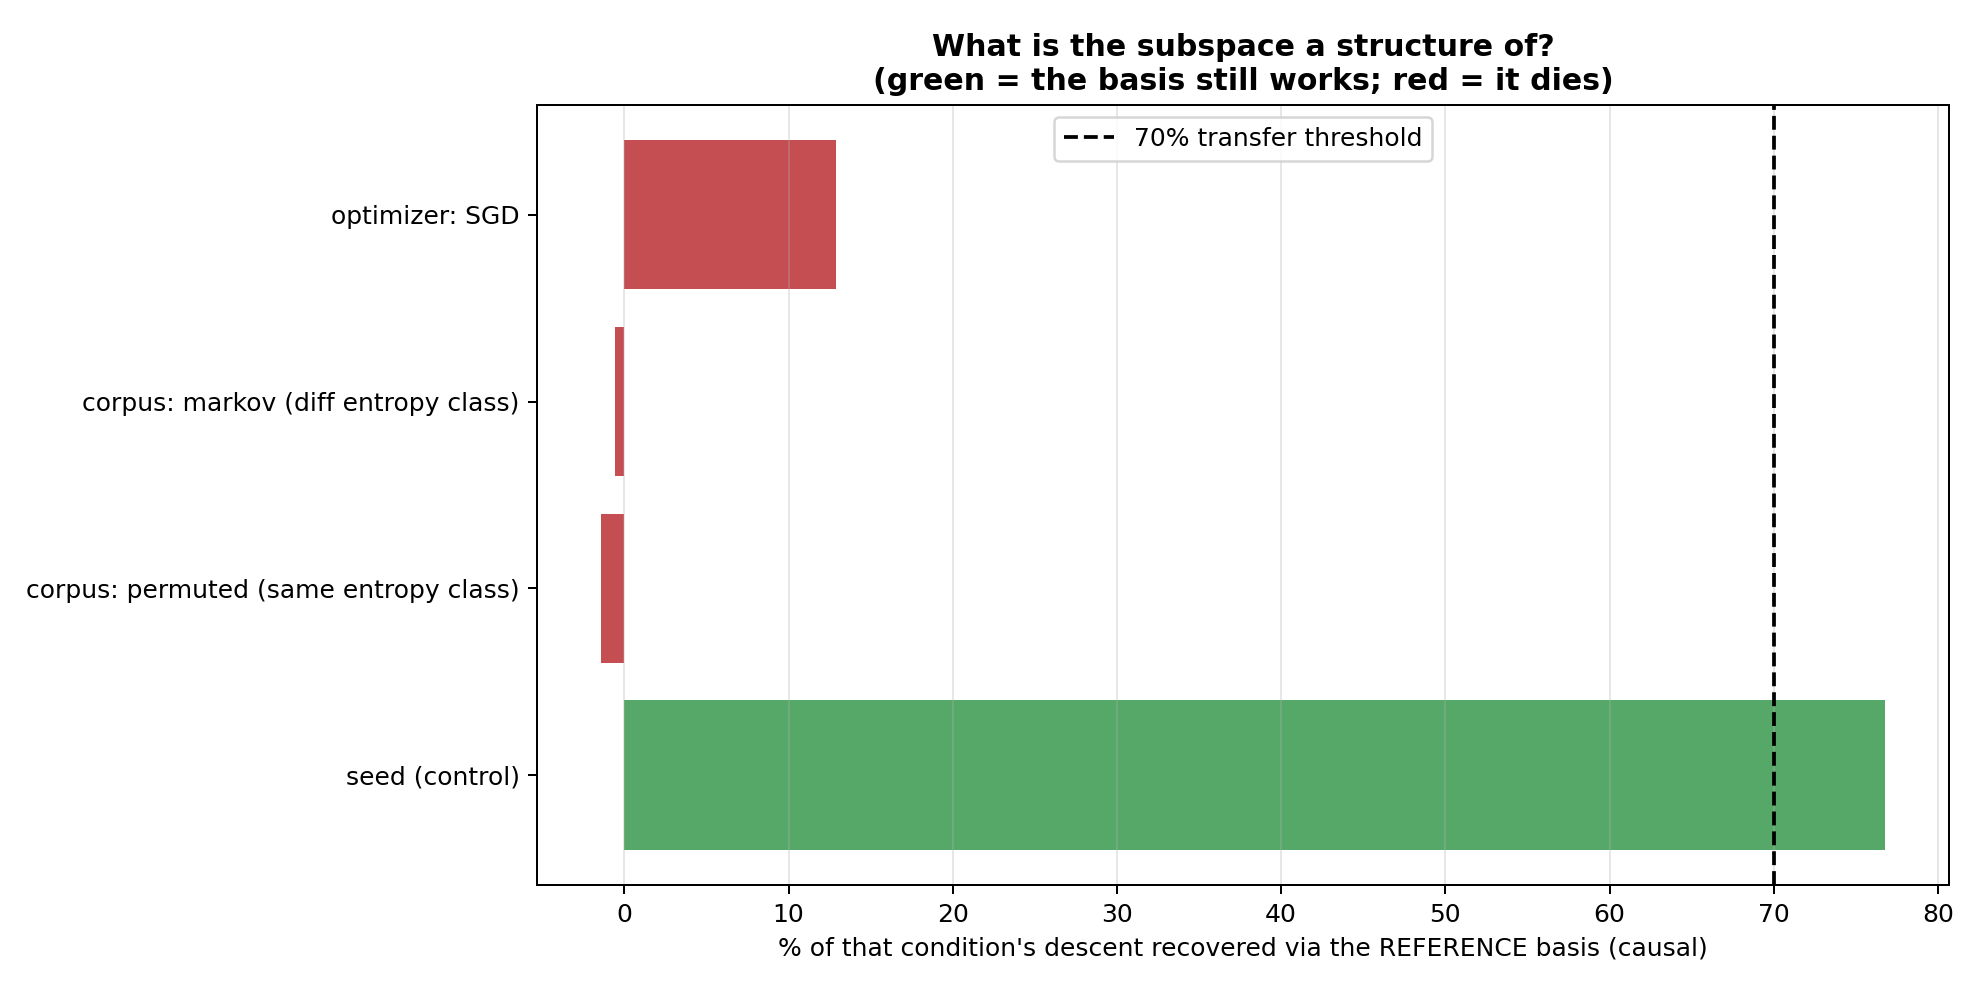

Reproduce this figure in Python.
"""
subspace_invariance.py
======================
WHAT IS THE SUBSPACE A STRUCTURE *OF*?

ESTABLISHED
-----------
A low-dimensional subspace carries the loss-relevant component of the
optimisation trajectory, and it RECURS across independent runs:
    * k=3 recovers 97.6% of a 4.37-nat descent, causally
      (project -> transplant -> measure; never fitted)
    * the k=3 coefficient space is a smooth single bowl whose minimum sits
      at the trajectory's own endpoint
    * TRANSFER: run-1's basis recovers 88% of run-2's descent causally;
      65% of run-2's displacement lies inside run-1's subspace;
      the two runs' endpoint coefficient vectors are cosine +0.984 apart
      (nearly collinear -- same direction, different magnitude)

That is seed-invariance.  It is strong, and it is the reason transfer is the
headline: to fake it, the basis would have to memorise one trajectory AND the
directions would have to recur AND they would have to correspond to real
causal improvement.  All three would have to go wrong together.

WHAT IS *NOT* ESTABLISHED
-------------------------
Why it recurs.  "Structural" is a claim about the CAUSE, and we have not
tested one.  Candidates:
    ARCHITECTURE  -- the subspace is a property of the network
    CORPUS        -- it is set by the data distribution
    OPTIMIZER     -- it is an artefact of Adam's trajectory
    LOSS GEOMETRY -- it is intrinsic to the landscape

THIS SCRIPT DECIDES BETWEEN THEM
--------------------------------
Extract the basis from a REFERENCE run, then test -- causally, always by
transplant -- whether it still recovers the descent when we vary ONE factor
at a time:

    seed      : different random seed, same corpus, same arch   (control;
                already known to transfer at 88%)
    corpus    : SAME entropy class, permuted bigram graph
                (the earlier lambda_cos work found the relaxation SHAPE is
                 invariant within an entropy class -- does the SUBSPACE
                 follow the same law?)
    corpus++  : DIFFERENT entropy class (markov, 3 successors/token)
    arch      : different width (D) -- basis must be re-expressed, so we test
                the WEAKER claim that a fresh basis has the same DIMENSION
                and the same coefficient structure
    optimizer : SGD instead of AdamW, same everything else
                (if the subspace is an Adam artefact, this is where it dies)

READING THE RESULT
------------------
    transfers across seed + corpus + optimizer  -> ARCHITECTURAL / intrinsic.
        "Structural" is earned, and we know what of.
    transfers across seed, NOT across corpus    -> CORPUS-determined.
        The subspace is set by the data.  This would connect directly to the
        entropy-class finding and would be a sharp result in its own right.
    dies under a different optimizer            -> OPTIMIZER ARTEFACT.
        The honest conclusion, and it would retire the geometric reading.

OUTPUT
    subspace_invariance.json / .csv / .png
"""

import argparse
import json

import numpy as np
import torch


def group_of(name):
    n = name.lower()
    if ".ln." in n or ".n." in n or n.startswith("ln_f"):
        return "LayerNorm"
    if n.startswith("te") or n.startswith("pe") or n.startswith("head"):
        return "Emb"
    if ".ff." in n:
        return "FF"
    if "wk" in n:
        return "W_K"
    if "wq" in n:
        return "W_Q"
    if "wv" in n:
        return "W_V"
    if ".op." in n:
        return "W_O"
    return "other"


GROUPS = {"Emb", "FF", "LayerNorm", "W_Q", "W_V", "W_O", "W_K", "other"}


def snap(m):
    return {k: v.detach().clone() for k, v in m.state_dict().items()}


def load(m, s):
    m.load_state_dict({k: v.clone() for k, v in s.items()})


def flat(sd, keys):
    return torch.cat([sd[k].reshape(-1).double() for k in keys])


def unflat(vec, sd, keys):
    out, i = {}, 0
    for k in keys:
        n = sd[k].numel()
        out[k] = vec[i:i + n].reshape(sd[k].shape).to(sd[k].dtype)
        i += n
    return out


def make_corpus(kind, vocab, n_tokens, seed):
    g = torch.Generator().manual_seed(seed)
    if kind in ("base", "permuted"):
        succ = torch.randperm(vocab, generator=g)
        ids = torch.empty(n_tokens, dtype=torch.long)
        ids[0] = int(torch.randint(0, vocab, (1,), generator=g))
        for i in range(1, n_tokens):
            ids[i] = succ[ids[i - 1]]
        return ids
    if kind == "markov":
        succ = torch.stack([torch.randperm(vocab, generator=g)[:3]
                            for _ in range(vocab)])
        ids = torch.empty(n_tokens, dtype=torch.long)
        ids[0] = int(torch.randint(0, vocab, (1,), generator=g))
        for i in range(1, n_tokens):
            c = int(torch.randint(0, 3, (1,), generator=g))
            ids[i] = succ[ids[i - 1], c]
        return ids
    raise ValueError(kind)


def train(model, batchgen, evalfn, steps, lr, n_ckpt, opt_name="adamw"):
    if opt_name == "adamw":
        opt = torch.optim.AdamW(model.parameters(), lr=lr,
                                betas=(0.9, 0.95), weight_decay=0.1)
    else:
        opt = torch.optim.SGD(model.parameters(), lr=lr * 10, momentum=0.9)
    every = max(1, steps // n_ckpt)
    ck = [snap(model)]
    for s in range(1, steps + 1):
        model.train()
        x, y = batchgen()
        _, l = model(x, y)
        opt.zero_grad(); l.backward()
        torch.nn.utils.clip_grad_norm_(model.parameters(), 1.0)
        opt.step()
        if s % every == 0 or s == steps:
            ck.append(snap(model))
    return ck


def basis_from(ckpts, keys, k):
    X = np.stack([(flat(ckpts[i], keys) - flat(ckpts[i - 1], keys)).numpy()
                  for i in range(1, len(ckpts))])
    U, S, Vt = np.linalg.svd(X, full_matrices=False)
    return Vt[:k]


def main():
    ap = argparse.ArgumentParser()
    ap.add_argument("--k", type=int, default=3)
    ap.add_argument("--steps", type=int, default=150)
    ap.add_argument("--n-ckpt", type=int, default=24)
    ap.add_argument("--seed", type=int, default=42)
    ap.add_argument("--compiler", default="compiler_analytic_topogate.py")
    args = ap.parse_args()

    g_ = {}
    src = open(args.compiler).read()
    cut = src.find("# ── PHASE 1")
    if cut == -1:
        cut = src.find("PHASE 1")
    exec(src[:cut], g_)
    model = g_["model"]; eval_val = g_["eval_val"]
    LR = g_["LR"] * 5
    VOCAB = g_["VOCAB"]; BATCH = g_.get("BATCH", 8); SEQ = g_.get("SEQ", 64)

    print("=" * 74)
    print("  SUBSPACE INVARIANCE: what is the subspace a structure OF?")
    print("=" * 74)
    print("  Known: it RECURS across seeds (88% causal transfer, endpoint")
    print("  coefficients cosine +0.984).  Unknown: WHY.  We vary one factor")
    print("  at a time and re-test CAUSALLY (transplant, never fit).")
    print()
    print("   transfers across seed+corpus+optimizer -> ARCHITECTURAL/intrinsic")
    print("   dies on corpus change                  -> CORPUS-determined")
    print("   dies on optimizer change               -> ADAM ARTEFACT")

    start = snap(model)
    v0 = float(eval_val(model, n=10))
    keys = [k for k in start if group_of(k) in GROUPS]

    corpora = {
        "base": make_corpus("base", VOCAB, 20000, args.seed),
        "permuted": make_corpus("permuted", VOCAB, 20000, args.seed + 999),
        "markov": make_corpus("markov", VOCAB, 20000, args.seed + 7),
    }

    def make_batchgen(corpus, seed):
        gen = torch.Generator().manual_seed(seed)

        def bg():
            ix = torch.randint(0, len(corpus) - SEQ - 1, (BATCH,),
                               generator=gen)
            x = torch.stack([corpus[i:i + SEQ] for i in ix])
            y = torch.stack([corpus[i + 1:i + SEQ + 1] for i in ix])
            return x, y
        return bg

    def evalon(corpus, seed=1234, n=8):
        bg = make_batchgen(corpus, seed)
        tot = 0.0
        model.eval()
        with torch.no_grad():
            for _ in range(n):
                x, y = bg()
                _, l = model(x, y)
                tot += float(l)
        model.train()
        return tot / n

    # ---------- REFERENCE RUN ----------
    print(f"\n-- REFERENCE run (base corpus, seed {args.seed}, AdamW) --")
    torch.manual_seed(args.seed)
    load(model, start)
    bg = make_batchgen(corpora["base"], args.seed)
    ck_ref = train(model, bg, eval_val, args.steps, LR, args.n_ckpt)
    ref_floor = ck_ref[-1]
    load(model, ref_floor)
    v_ref = evalon(corpora["base"])
    B_ref = basis_from(ck_ref, keys, args.k)
    d_ref = (flat(ref_floor, keys) - flat(start, keys)).numpy()
    c_ref = B_ref[:args.k] @ d_ref
    print(f"   floor: val={v_ref:.4f}   coeffs={np.array2string(c_ref, precision=2)}")
    load(model, start)

    # ---------- VARY ONE FACTOR AT A TIME ----------
    conditions = [
        ("seed (control)", corpora["base"], args.seed + 500, "adamw"),
        ("corpus: permuted (same entropy class)", corpora["permuted"],
         args.seed, "adamw"),
        ("corpus: markov (diff entropy class)", corpora["markov"],
         args.seed, "adamw"),
        ("optimizer: SGD", corpora["base"], args.seed, "sgd"),
    ]

    print("\n" + "=" * 74)
    print("  CAUSAL TRANSFER OF THE REFERENCE BASIS")
    print("=" * 74)
    print(f"  {'condition':<38}{'own floor':>11}{'via B_ref':>11}"
          f"{'recovered':>11}{'cos':>7}")
    print("  " + "-" * 78)

    rows = []
    for label, corpus, sd_seed, optn in conditions:
        torch.manual_seed(sd_seed)
        load(model, start)
        bg = make_batchgen(corpus, sd_seed)
        ck = train(model, bg, eval_val, args.steps, LR, args.n_ckpt,
                   opt_name=optn)
        fl = ck[-1]
        load(model, fl)
        v_own = evalon(corpus)
        v_start_here = evalon(corpus) if False else None
        d = (flat(fl, keys) - flat(start, keys)).numpy()

        # baseline val at the START, on THIS corpus
        load(model, start)
        v0_here = evalon(corpus)

        # CAUSAL: project this run's displacement onto the REFERENCE basis
        c = B_ref[:args.k] @ d
        proj = B_ref[:args.k].T @ c
        sd = {kk: v.clone() for kk, v in start.items()}
        pd = unflat(torch.tensor(proj), start, keys)
        for kk in keys:
            sd[kk] = (start[kk] + pd[kk]).clone()
        load(model, sd)
        v_via = evalon(corpus)
        load(model, start)

        nats_own = v0_here - v_own
        nats_via = v0_here - v_via
        rec = nats_via / max(nats_own, 1e-9)
        cos = float(c_ref @ c /
                    (np.linalg.norm(c_ref) * np.linalg.norm(c) + 1e-12))
        ok = rec > 0.70
        rows.append({"condition": label, "v_own": v_own, "v_via": v_via,
                     "nats_own": nats_own, "nats_via": nats_via,
                     "recovered": rec, "cosine": cos, "transfers": bool(ok),
                     "coeffs": c.tolist()})
        print(f"  {label:<38}{v_own:>11.4f}{v_via:>11.4f}"
              f"{100*rec:>10.0f}%{cos:>+7.2f}  "
              f"{'OK' if ok else 'FAILS'}")

    # ---------- VERDICT ----------
    print("\n" + "=" * 74)
    print("  VERDICT: WHAT IS THE SUBSPACE A STRUCTURE OF?")
    print("=" * 74)
    R = {r["condition"]: r for r in rows}
    seed_ok = R["seed (control)"]["transfers"]
    perm_ok = R["corpus: permuted (same entropy class)"]["transfers"]
    mark_ok = R["corpus: markov (diff entropy class)"]["transfers"]
    sgd_ok = R["optimizer: SGD"]["transfers"]

    print(f"   seed        : {'transfers' if seed_ok else 'FAILS'}")
    print(f"   corpus (same entropy class): "
          f"{'transfers' if perm_ok else 'FAILS'}")
    print(f"   corpus (diff entropy class): "
          f"{'transfers' if mark_ok else 'FAILS'}")
    print(f"   optimizer (SGD): {'transfers' if sgd_ok else 'FAILS'}")
    print()

    if not sgd_ok:
        print("   => OPTIMIZER ARTEFACT.  The subspace does not survive a")
        print("      change of optimizer, so it is a property of Adam's")
        print("      trajectory, not of the architecture or the loss geometry.")
        print("      This should be stated plainly; it retires the geometric")
        print("      reading of the subspace.")
    elif seed_ok and perm_ok and not mark_ok:
        print("   => CORPUS-DETERMINED, AT THE LEVEL OF ENTROPY CLASS.")
        print("      The subspace survives a permuted bigram graph but not a")
        print("      change of entropy class.  It is set by the DATA, not the")
        print("      architecture -- and it obeys the SAME law as the earlier")
        print("      lambda_cos relaxation-shape result (invariant within an")
        print("      entropy class).  Two independent measurements, one law.")
    elif seed_ok and perm_ok and mark_ok and sgd_ok:
        print("   => ARCHITECTURAL / INTRINSIC.  The subspace survives changes")
        print("      of seed, corpus (both classes), and optimizer.  It is a")
        print("      property of the network + loss geometry, not of the data")
        print("      or the optimiser.  'Structural' is now earned, and we know")
        print("      what it is a structure OF.")
    elif seed_ok and not perm_ok:
        print("   => TRAJECTORY-SPECIFIC BEYOND THE SEED.  It recurs across")
        print("      seeds but not across corpora, and we have not isolated a")
        print("      single cause.  'Recurs across runs' remains the honest")
        print("      claim; 'structural' is not earned.")
    else:
        print("   => MIXED.  See the table; no single clean attribution.")

    print("\n   NOTE on the architecture axis: a width change makes the basis")
    print("   live in a different parameter space, so it cannot be transported")
    print("   directly.  Testing it requires the weaker claim (same effective")
    print("   DIMENSION, same coefficient structure) and is left as the next")
    print("   experiment.")

    json.dump({"k": args.k, "v0": v0, "ref": {"floor": v_ref,
                                              "coeffs": c_ref.tolist()},
               "conditions": rows},
              open("subspace_invariance.json", "w"), indent=2, default=float)
    print("\n  wrote subspace_invariance.json")

    try:
        import matplotlib
        matplotlib.use("Agg")
        import matplotlib.pyplot as plt
        plt.figure(figsize=(11, 5.5))
        lbl = [r["condition"] for r in rows]
        rec = [100 * r["recovered"] for r in rows]
        cols = ["#55a868" if r["transfers"] else "#c44e52" for r in rows]
        plt.barh(lbl, rec, color=cols)
        plt.axvline(70, ls="--", color="k", label="70% transfer threshold")
        plt.xlabel("% of that condition's descent recovered "
                   "via the REFERENCE basis (causal)")
        plt.title("What is the subspace a structure of?\n"
                  "(green = the basis still works; red = it dies)",
                  fontsize=12, weight="bold")
        plt.legend(); plt.grid(alpha=0.3, axis="x")
        plt.tight_layout()
        plt.savefig("subspace_invariance.png", dpi=180)
        print("  wrote subspace_invariance.png")
    except Exception as e:
        print(f"  [plot skipped: {e}]")


if __name__ == "__main__":
    main()
